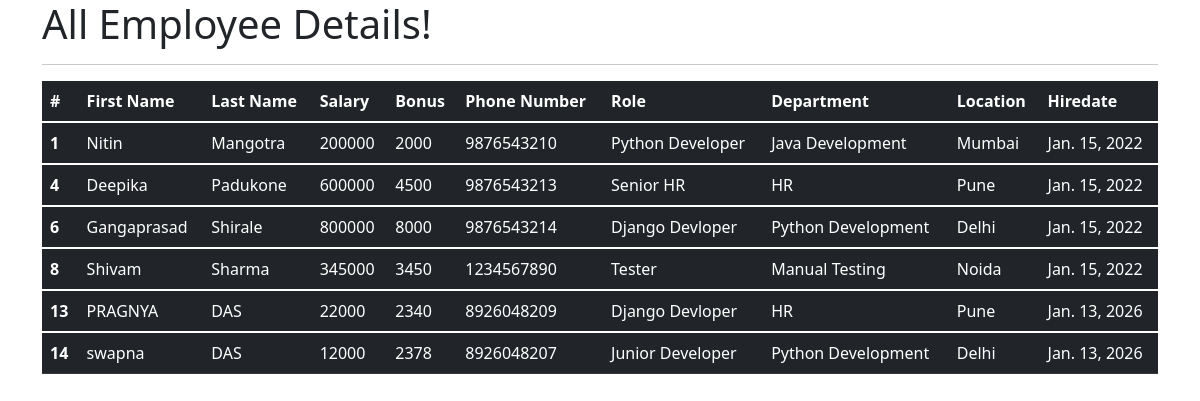
The app's page /all_emp with its own data.
### emp_app/models.py (models this page shows, shortened)
class Employee(models.Model):
    first_name = models.CharField(max_length=100, null=False)
    last_name = models.CharField(max_length=100)
    dept = models.ForeignKey(Department, on_delete=models.CASCADE)
    salary = models.IntegerField(default=0)
    bonus = models.IntegerField(default=0)
    role = models.ForeignKey(Role, on_delete=models.CASCADE)
    phone = models.IntegerField(default=0)
    hire_date = models.DateField()
    def __str__(self):
        return "%s %s %s" %(self.first_name, self.last_name, self.phone)

class Role(models.Model):
    name = models.CharField(max_length=100, null=False)

class Department(models.Model):
    name = models.CharField(max_length=100,null=False)
    location = models.CharField(max_length=100)

### emp_app/views.py (the view)
# urls.py: path('all_emp', views.all_emp, name='all_emp'),
def all_emp(request):
    emps = Employee.objects.all()
    context = {
        'emps': emps
    }
    print(context)
    return render(request, 'view_all_emp.html', context)

### emp_app/templates/view_all_emp.html (shortened to what this page needs)
<!DOCTYPE html>
<html lang="en">
<head>
  <link href="https://cdn.jsdelivr.net/npm/bootstrap@5.1.3/dist/css/bootstrap.min.css" rel="stylesheet">
</head>
  <body>
  <div class="container">
          <h1>All Employee Details!</h1>
      <hr>
     <table class="table table-dark">
  <thead>
    <tr>
      <th scope="col">#</th>
      <th scope="col">First Name</th>
      <th scope="col">Last Name</th>
      <th scope="col">Salary</th>
      <th scope="col">Bonus</th>
      <th scope="col">Phone Number</th>
      <th scope="col">Role</th>
      <th scope="col">Department</th>
      <th scope="col">Location</th>
      <th scope="col">Hiredate</th>
    </tr>
  </thead>
         {% for emp in emps %}
  <tbody>
    <tr>
      <th scope="row">{{emp.id}}</th>
      <td>{{emp.first_name}}</td>
      <td>{{emp.last_name}}</td>
      <td>{{emp.salary}}</td>
      <td>{{emp.bonus}}</td>
      <td>{{emp.phone}}</td>
      <td>{{emp.role.name}}</td>
      <td>{{emp.dept.name}}</td>
      <td>{{emp.dept.location}}</td>
      <td>{{emp.hire_date}}</td>
    </tr>
  </tbody>
         {% endfor %}
</table>
  </div>
  </body>
</html>

### records on screen
Employee: id "1", first_name "Nitin", last_name "Mangotra", salary "200000", bonus "2000", phone "9876543210", role.name "Python Developer", dept.name "Java Development", dept.location "Mumbai", hire_date "Jan. 15, 2022"
Employee: id "4", first_name "Deepika", last_name "Padukone", salary "600000", bonus "4500", phone "9876543213", role.name "Senior HR", dept.name "HR", dept.location "Pune", hire_date "Jan. 15, 2022"
Employee: id "6", first_name "Gangaprasad", last_name "Shirale", salary "800000", bonus "8000", phone "9876543214", role.name "Django Devloper", dept.name "Python Development", dept.location "Delhi", hire_date "Jan. 15, 2022"
Employee: id "8", first_name "Shivam", last_name "Sharma", salary "345000", bonus "3450", phone "1234567890", role.name "Tester", dept.name "Manual Testing", dept.location "Noida", hire_date "Jan. 15, 2022"
Employee: id "13", first_name "PRAGNYA", last_name "DAS", salary "22000", bonus "2340", phone "8926048209", role.name "Django Devloper", dept.name "HR", dept.location "Pune", hire_date "Jan. 13, 2026"
Employee: id "14", first_name "swapna", last_name "DAS", salary "12000", bonus "2378", phone "8926048207", role.name "Junior Developer", dept.name "Python Development", dept.location "Delhi", hire_date "Jan. 13, 2026"
